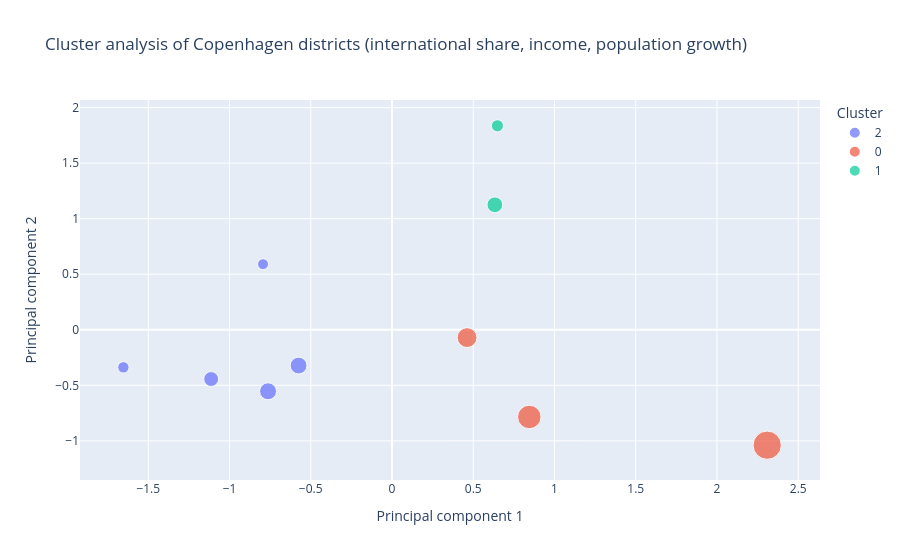

Write notebook code for a chart like this one.
### Code cell
# Income for 2024 (from district_df)
income_cols_list = [c for c in district_df.columns if c.startswith('avg_income_dkk_')]

income_long_df = district_df.melt(
    id_vars=['age_group', 'sex', 'ancestry', 'district'],
    value_vars=income_cols_list,
    var_name='year',
    value_name='avg_income_dkk'
)
income_long_df['year'] = income_long_df['year'].str.replace('avg_income_dkk_', '', regex=False).astype(int)

income_2024 = (
    income_long_df[
        (income_long_df['year'] == 2024) &
        (income_long_df['age_group'] == 'Years in total') &
        (income_long_df['sex'] == 'Sex total') &
        (income_long_df['ancestry'] == 'Ancestry total') &
        (income_long_df['district'].isin(main_districts))
    ][["district", "avg_income_dkk"]]
    .drop_duplicates(subset='district')
)

international_2024 = (
    population_long[
        (population_long['year'] == 2024) &
        (population_long['ancestry'].str.contains('Immigrant|Descendant|Descendat', case=False, na=False))
    ]
    .groupby('district', as_index=False)['population']
    .sum()
    .rename(columns={'population': 'international_population'})
)

total_2024_c = (
    population_long[
        (population_long['year'] == 2024) &
        (population_long['ancestry'] == 'Ancestry total')
    ][['district', 'population']]
    .rename(columns={'population': 'total_population'})
)

share_2024 = international_2024.merge(total_2024_c, on='district')
share_2024['international_share'] = share_2024['international_population'] / share_2024['total_population'] * 100

# Population growth
pop_1995_c = population_long[
    (population_long['year'] == 1995) & (population_long['ancestry'] == 'Ancestry total')
][['district', 'population']].rename(columns={'population': 'population_1995'})

pop_2024_c = population_long[
    (population_long['year'] == 2024) & (population_long['ancestry'] == 'Ancestry total')
][['district', 'population']].rename(columns={'population': 'population_2024'})

growth_df = pop_1995_c.merge(pop_2024_c, on='district')
growth_df['population_growth_percent'] = (growth_df['population_2024'] - growth_df['population_1995']) / growth_df['population_1995'] * 100

# Merge all features
cluster_input = (
    income_2024
    .merge(share_2024[['district', 'international_share']], on='district')
    .merge(growth_df[['district', 'population_growth_percent']], on='district')
    .dropna()
)
cluster_input = cluster_input[cluster_input['district'].isin(main_districts)]

features_c = cluster_input[['international_share', 'avg_income_dkk', 'population_growth_percent']]
scaler_c = StandardScaler()
scaled_c = scaler_c.fit_transform(features_c)

kmeans_c = KMeans(n_clusters=3, random_state=42, n_init=10)
cluster_input['cluster'] = kmeans_c.fit_predict(scaled_c)

pca_c = PCA(n_components=2)
pca_vals = pca_c.fit_transform(scaled_c)
cluster_input['pca1'] = pca_vals[:, 0]
cluster_input['pca2'] = pca_vals[:, 1]

fig = px.scatter(
    cluster_input,
    x='pca1', y='pca2',
    color=cluster_input['cluster'].astype(str),
    size='population_growth_percent',
    hover_name='district',
    hover_data={
        'international_share': ':.1f',
        'avg_income_dkk': ':,.0f',
        'population_growth_percent': ':.1f',
        'cluster': True
    },
    title='Cluster analysis of Copenhagen districts (international share, income, population growth)',
    labels={
        'pca1': 'Principal component 1',
        'pca2': 'Principal component 2',
        'color': 'Cluster'
    }
)

# Save interactive HTML
fig.write_html("images/fig_22_cluster_analysis_scatter_plot.html")

# Save static PNG
fig.write_image("images/fig_22_cluster_analysis_scatter_plot.png")
fig.show()

### Figure 1 — Plotly figure (JSON) as saved in the notebook; plotly's stock layout.template omitted (floating-point values rounded to 4 significant figures)
{"data": [{"customdata": [[22.66, 303700.0, 37.06, 2.0], [21.71, 303700.0, 28.58, 2.0], [27.08, 303700.0, 15.42, 2.0], [19.98, 303700.0, 16.69, 2.0], [24.33, 303700.0, 36.26, 2.0]], "hovertemplate": "<b>%{hovertext}</b><br><br>Cluster=2<br>Principal component 1=%{x}<br>Principal component 2=%{y}<br>population_growth_percent=%{customdata[2]:.1f}<br>international_share=%{customdata[0]:.1f}<br>avg_income_dkk=%{customdata[1]:,.0f}<br>cluster=%{customdata[3]}<extra></extra>", "hovertext": ["Indre By", "Østerbro", "Nørrebro", "Vanløse", "Amager Øst"], "legendgroup": "2", "marker": {"color": "#636efa", "size": [37.06, 28.58, 15.42, 16.69, 36.26], "sizemode": "area", "sizeref": 0.2565, "symbol": "circle"}, "mode": "markers", "name": "2", "orientation": "v", "showlegend": true, "type": "scatter", "x": [-0.7628, -1.113, -0.7937, -1.653, -0.5749], "xaxis": "x", "y": [-0.5535, -0.4434, 0.5903, -0.3382, -0.3222], "yaxis": "y"}, {"customdata": [[28.13, 303700.0, 70.95, 0.0], [29.44, 303700.0, 50.73, 0.0], [32.93, 303700.0, 102.6, 0.0]], "hovertemplate": "<b>%{hovertext}</b><br><br>Cluster=0<br>Principal component 1=%{x}<br>Principal component 2=%{y}<br>population_growth_percent=%{customdata[2]:.1f}<br>international_share=%{customdata[0]:.1f}<br>avg_income_dkk=%{customdata[1]:,.0f}<br>cluster=%{customdata[3]}<extra></extra>", "hovertext": ["Vesterbro/Kongens Enghave", "Valby", "Amager Vest"], "legendgroup": "0", "marker": {"color": "#EF553B", "size": [70.95, 50.73, 102.6], "sizemode": "area", "sizeref": 0.2565, "symbol": "circle"}, "mode": "markers", "name": "0", "orientation": "v", "showlegend": true, "type": "scatter", "x": [0.845, 0.462, 2.309], "xaxis": "x", "y": [-0.7847, -0.07026, -1.039], "yaxis": "y"}, {"customdata": [[37.76, 303700.0, 19.04, 1.0], [34.87, 303700.0, 31.85, 1.0]], "hovertemplate": "<b>%{hovertext}</b><br><br>Cluster=1<br>Principal component 1=%{x}<br>Principal component 2=%{y}<br>population_growth_percent=%{customdata[2]:.1f}<br>international_share=%{customdata[0]:.1f}<br>avg_income_dkk=%{customdata[1]:,.0f}<br>cluster=%{customdata[3]}<extra></extra>", "hovertext": ["Brønshøj-Husum", "Bispebjerg"], "legendgroup": "1", "marker": {"color": "#00cc96", "size": [19.04, 31.85], "sizemode": "area", "sizeref": 0.2565, "symbol": "circle"}, "mode": "markers", "name": "1", "orientation": "v", "showlegend": true, "type": "scatter", "x": [0.6486, 0.6329], "xaxis": "x", "y": [1.836, 1.125], "yaxis": "y"}], "layout": {"legend": {"itemsizing": "constant", "title": {"text": "Cluster"}, "tracegroupgap": 0}, "title": {"text": "Cluster analysis of Copenhagen districts (international share, income, population growth)"}, "xaxis": {"anchor": "y", "domain": [0, 1], "title": {"text": "Principal component 1"}}, "yaxis": {"anchor": "x", "domain": [0, 1], "title": {"text": "Principal component 2"}}}}
